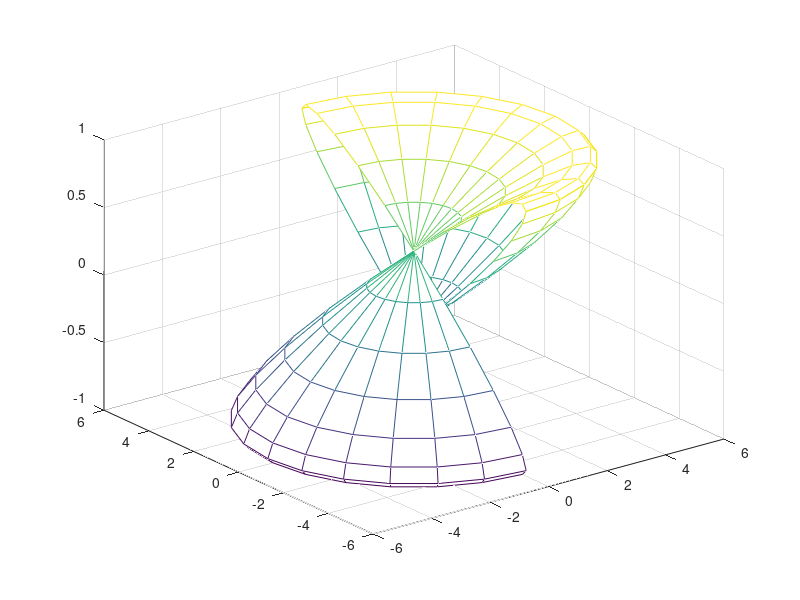

This figure's MATLAB source:
a = input("a = ");
[u,v] = meshgrid(0:pi/12:2*pi,-pi/2:pi/12:pi/2);
x = a*cos(u).*cos(v);
y = a*cos(u).*sin(v);
z = sin(u-a);
mesh(x,y,z);